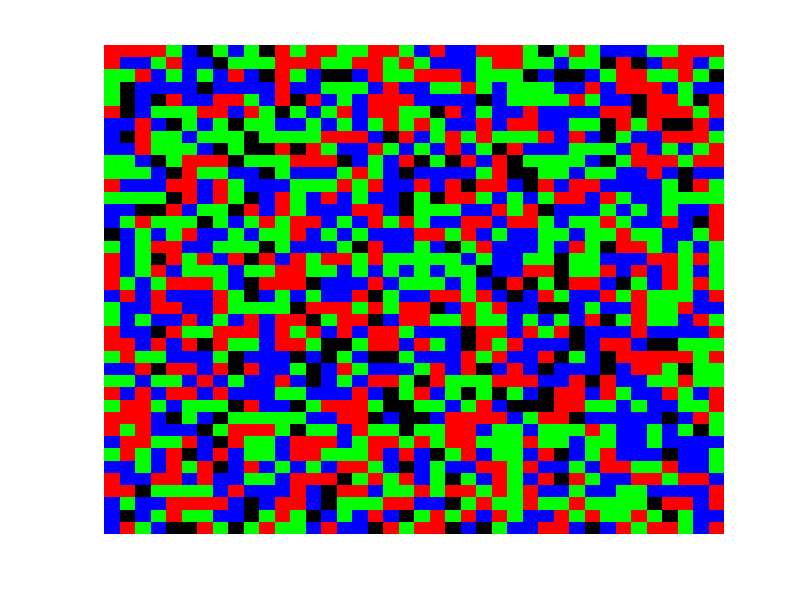

Write the MATLAB code that produced this figure. (Note: this script raises an error after producing the figure.)
% SYDE 332
% Racial Segregation Model Attempt

% size of grid
n = 40;

% proportion of vacancies
vacanicies_proportion = 0.1;

% number of races
T = 3;

% colors
map = [0 0 0; 1 0 0; 0 1 0; 0 0 1];

% racial dispreference parameter
% minimum fraction of friends that I need to be satisfied
sameness = 4/8;

max_iterations = 2000;

% initialize
z = zeros(n);

for i=1:n
    for j=1:n
        if rand > vacanicies_proportion
            z(i,j) = randi(T);
        end
    end
end

[row,col] = find(z(:,:,1)==0);
pos_vacancies = [row col];

figure,
imagesc(z);
colormap(map);
axis('off');

number_of_moves = zeros(1,max_iterations);

%% run simulation
total_neighbours = 8;
seg_index = [];

for k=1:max_iterations
    for i=randperm(n);
        for j=randperm(n);
            if z(i,j)~=0
                
                not_like_me = count_not_like_me(z,i,j);
                
                friends = total_neighbours - not_like_me;

                if friends/total_neighbours < sameness %going to move!
                    
                    idx = randperm(length(pos_vacancies));
                    
                    p = 1;
                    
                    new_x = pos_vacancies(idx(p),1);
                    new_y = pos_vacancies(idx(p),2);

                    z(new_x,new_y) = z(i,j);
                    z(i,j) = 0;
                    number_of_moves(k) = number_of_moves(k) + 1;
                    pos_vacancies(idx(p),1) = i;
                    pos_vacancies(idx(p),2) = j;

                end
            end

        end
    end
    
    seg_index = [seg_index, calculate_seg_index(z)];
    
    if number_of_moves(k) == 0
        disp('number of iterations to convergence: ')
        disp(k);
        disp('total number of moves to convergence: ')
        disp(sum(number_of_moves))
        break;
    end
end

seg_index

figure,
imagesc(z);
colormap(map);
title(['Schelling model, Sameness ' num2str(sameness*8) '/8']);
axis('off');

figure,
plot(seg_index);
title('Segregation index');
axis([0 inf 0 100]);
xlabel('Iteration'), ylabel('Segregation %');

%% plot number of moves
% iterant = 1:max_iterations;
% figure,
% plot(log10(iterant), log10(number_of_moves));
